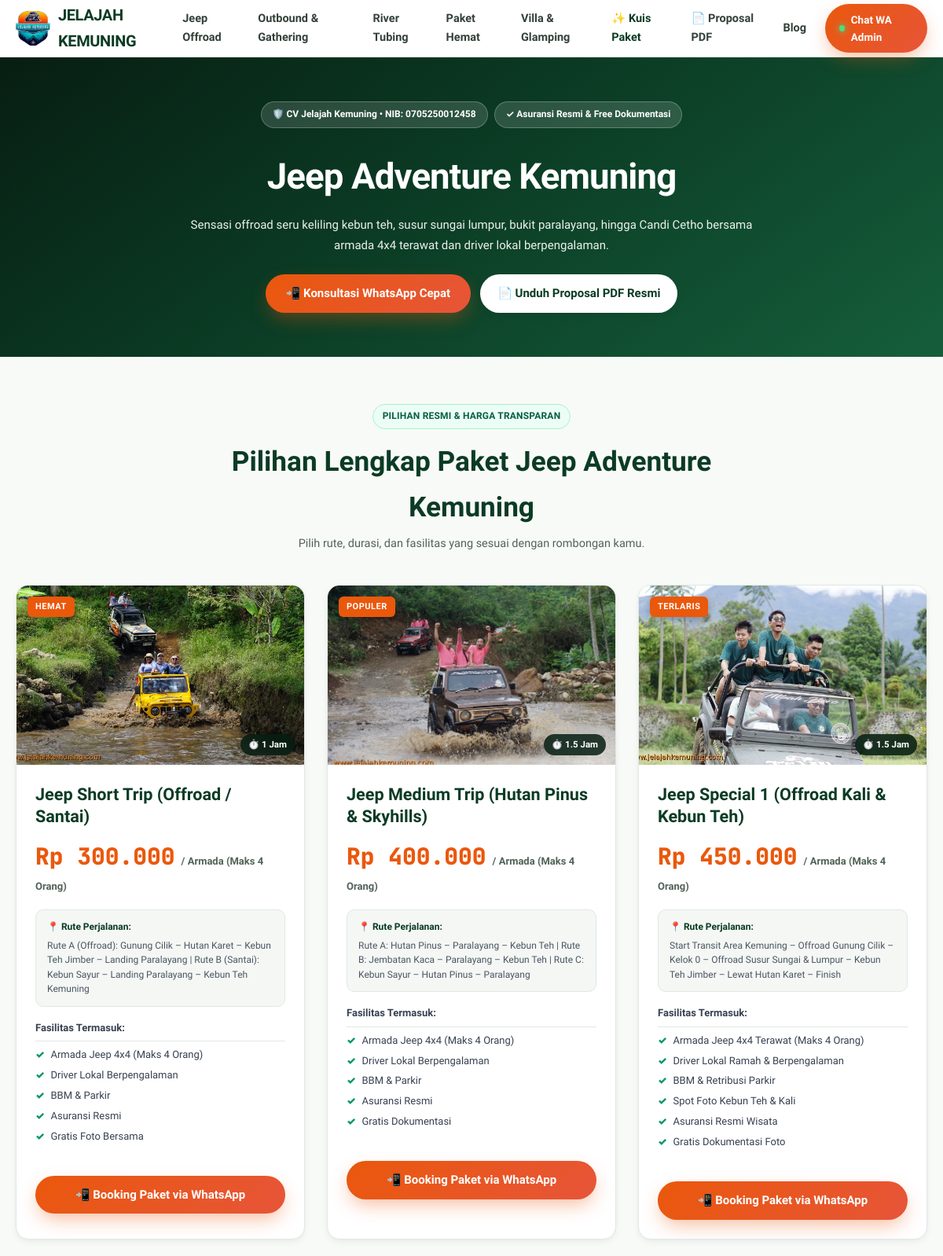
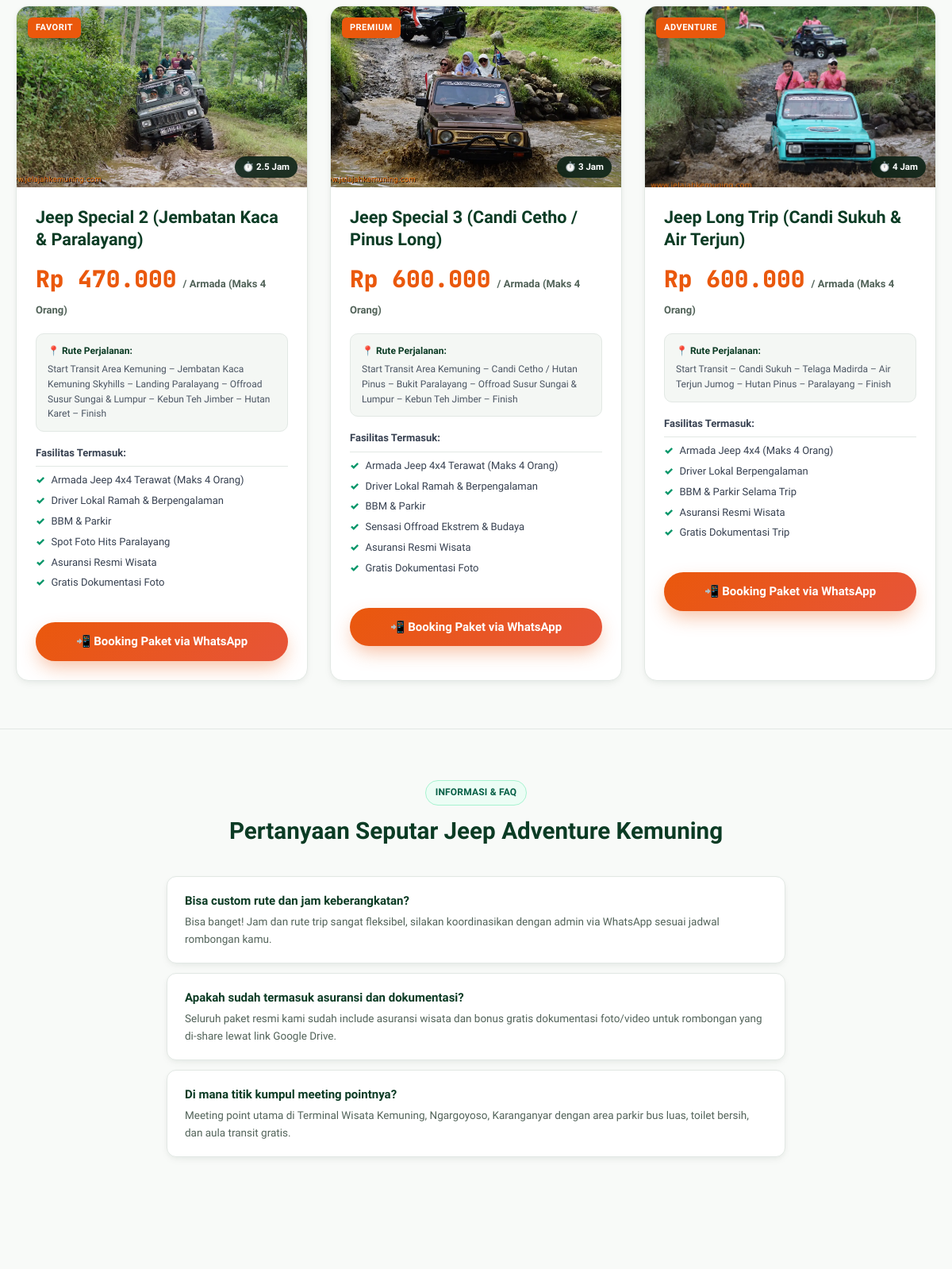
Page /jeep-adventure-kemuning/ (upper part) on the committed database (2 pictures, top to bottom).
### tables this page shows
CREATE TABLE IF NOT EXISTS settings (
    setting_key VARCHAR(100) PRIMARY KEY,
    setting_value TEXT NULL
);

CREATE TABLE IF NOT EXISTS categories (
    id INTEGER PRIMARY KEY AUTO_INCREMENT,
    name VARCHAR(100) NOT NULL,
    slug VARCHAR(100) NOT NULL UNIQUE,
    description TEXT NULL,
    icon VARCHAR(50) DEFAULT 'fas fa-map-marked-alt',
    created_at TIMESTAMP DEFAULT CURRENT_TIMESTAMP
);

CREATE TABLE IF NOT EXISTS packages (
    id INTEGER PRIMARY KEY AUTO_INCREMENT,
    category_id INTEGER NOT NULL,
    name VARCHAR(200) NOT NULL,
    slug VARCHAR(200) NOT NULL UNIQUE,
    price INTEGER NOT NULL DEFAULT 0,
    price_strike INTEGER DEFAULT 0,
    price_type VARCHAR(50) DEFAULT 'per_orang',
    min_participants INTEGER DEFAULT 1,
    duration VARCHAR(100) NULL,
    badge VARCHAR(50) NULL,
    summary TEXT NULL,
    inclusions TEXT NULL,
    exclusions TEXT NULL,
    itinerary TEXT NULL,
    thumbnail VARCHAR(255) NULL,
    is_active INTEGER DEFAULT 1,
    sort_order INTEGER DEFAULT 0,
    created_at TIMESTAMP DEFAULT CURRENT_TIMESTAMP
);

### app/Controllers/PackageController.php (called while the page is built, shortened)
<?php
class PackageController {
    public function getPackageData(string $slug): array {
        $db = Database::getInstance()->getConnection();
        $stmt = $db->prepare("SELECT * FROM categories WHERE slug = :s LIMIT 1");
        $stmt->execute([':s' => $slug]);
        $category = $stmt->fetch(PDO::FETCH_ASSOC);
        $stmt = $db->prepare("SELECT * FROM packages WHERE category_id = :cid AND is_active = 1 ORDER BY sort_order ASC, price ASC");
        $stmt->execute([':cid' => $category['id']]);
        $packages = $stmt->fetchAll(PDO::FETCH_ASSOC);
        return ['category' => $category, 'packages' => $packages];
    }
    public function parseInclusions(?string $inclusions): array {
        $lines = preg_split('/\r\n|\r|\n/', trim($inclusions));
        return array_values(array_filter(array_map('trim', $lines)));
    }
    public function showBySlug(string $slug): void {
        $data = $this->getPackageData($slug);
        $category = $data['category'];
        $packages = $data['packages'];
        require __DIR__ . '/../Views/layouts/header.php';
        require __DIR__ . '/../Views/package-detail.php';
        require __DIR__ . '/../Views/layouts/footer.php';
    }
}

### app/Helpers.php (called while the page is built, shortened)
<?php
class Helpers {
    public static function formatRupiah(int $amount): string {
        return 'Rp ' . number_format($amount, 0, ',', '.');
    }
    public static function getSetting(string $key, string $default = ''): string {
        try {
            $db = Database::getInstance()->getConnection();
            $stmt = $db->prepare("SELECT setting_value FROM settings WHERE setting_key = :k LIMIT 1");
            $stmt->execute([':k' => $key]);
            $val = $stmt->fetchColumn();
            return ($val !== false && $val !== null) ? (string)$val : $default;
        } catch (\Throwable $e) {
            return $default;
        }
    }
    public static function generateWaLink(string $package = '', string $details = ''): string {
        $phone = self::getSetting('no_wa_1', defined('DEFAULT_WA') ? DEFAULT_WA : '6281234567890');
        $text = "Halo Admin Jelajah Kemuning, saya mau konsultasi";
        if (!empty($package)) {
            $text .= " mengenai *$package*";
        }
        if (!empty($details)) {
            $text .= " ($details)";
        }
        $text .= ". Mohon info ketersediaan tanggal dan rincian lengkapnya. Terima kasih!";
        return "https://wa.me/" . preg_replace('/[^0-9]/', '', $phone) . "?text=" . urlencode($text);
    }
    public static function sanitize(string $input): string {
        return htmlspecialchars(trim($input), ENT_QUOTES, 'UTF-8');
    }
}

### app/Views/package-detail.php (the view, shortened to what this page needs)
<div class="hero-wrapper" style="padding:56px 0;">
    <div class="container" style="text-align:center;">
        <div style="display:inline-flex; align-items:center; gap:8px; margin-bottom:14px;">
            <span class="badge-glass">🛡️ CV Jelajah Kemuning • NIB: <?= Helpers::getSetting('nib', defined('CV_NIB') ? CV_NIB : '0705250012458') ?></span>
            <span class="badge-glass">✓ Asuransi Resmi & Free Dokumentasi</span>
        </div>
        <h1 style="font-size:clamp(2rem, 3.8vw, 3rem); font-weight:900; margin:10px 0 12px; letter-spacing:-0.02em;">
            <?= Helpers::sanitize($category['name']) ?>
        </h1>
        <p style="max-width:720px; margin:0 auto 24px; opacity:0.92; font-size:15px; line-height:1.7;">
            <?= Helpers::sanitize($category['description'] ?? 'Penyedia paket wisata resmi Karanganyar dengan rute terbaik dan fasilitas terlengkap.') ?>
        </p>
        <div style="display:flex; justify-content:center; gap:12px; flex-wrap:wrap;">
            <a href="<?= Helpers::generateWaLink($category['name']) ?>" class="btn-accent" style="font-size:15px; padding:12px 26px;">
                📲 Konsultasi WhatsApp Cepat
            </a>
            <a href="/proposal/" class="btn-white" style="font-size:15px; padding:12px 22px;">
                📄 Unduh Proposal PDF Resmi
            </a>
        </div>
    </div>
</div>
<div class="container" style="padding:60px 20px;">
    <div style="text-align:center; max-width:720px; margin:0 auto 40px;">
        <span class="badge-trust">PILIHAN RESMI & HARGA TRANSPARAN</span>
        <h2 style="font-size:2.2rem; font-weight:900; color:var(--color-primary); margin:12px 0 6px;">
            Pilihan Lengkap Paket <?= Helpers::sanitize($category['name']) ?>
        </h2>
        <p style="color:var(--text-muted); font-size:14.5px;">Pilih rute, durasi, dan fasilitas yang sesuai dengan rombongan kamu.</p>
    </div>
    <div class="packages-grid">
        <?php foreach ($packages as $pkg): ?>
        <div class="card-package">
            <div>
                <?php if (!empty($pkg['thumbnail'])): ?>
                <div class="card-thumb-wrap">
                    <img src="<?= htmlspecialchars($pkg['thumbnail']) ?>" alt="<?= Helpers::sanitize($pkg['name']) ?>" loading="lazy">
                    <?php if (!empty($pkg['badge'])): ?>
                    <span class="card-thumb-badge"><?= Helpers::sanitize($pkg['badge']) ?></span>
                    <?php endif; ?>
                    <?php if (!empty($pkg['duration'])): ?>
                    <span class="card-thumb-duration">⏱️ <?= Helpers::sanitize($pkg['duration']) ?></span>
                    <?php endif; ?>
                </div>
                <?php endif; ?>
                <div class="card-body">
                    <div>
                        <h3 class="card-title"><?= Helpers::sanitize($pkg['name']) ?></h3>
                        <div class="card-price-wrap">
                            <span class="card-price"><?= Helpers::formatRupiah($pkg['price']) ?></span>
                            <span class="card-price-unit">/ <?= $pkg['price_type'] === 'per_armada' ? 'Armada (Maks 4 Orang)' : 'Orang' ?></span>
                        </div>
                        <?php if (!empty($pkg['itinerary'])): ?>
                        <div class="itinerary-box">
                            <div class="itinerary-title">📍 Rute Perjalanan:</div>
                            <div class="itinerary-text"><?= nl2br(Helpers::sanitize($pkg['itinerary'])) ?></div>
                        </div>
                        <?php endif; ?>
                        <h4 style="font-size:13px; font-weight:800; color:#374151; margin:14px 0 8px; border-bottom:1px solid var(--border); padding-bottom:6px;">Fasilitas Termasuk:</h4>
                        <ul class="facility-list">
                            <?php
                            $incList = (new PackageController())->parseInclusions($pkg['inclusions'] ?? '');
                            if (empty($incList)): ?>
                                <li><span class="check">✓</span> Fasilitas lengkap standar CV Jelajah Kemuning.</li>
                            <?php else:
                                foreach ($incList as $inc): ?>
                                <li><span class="check">✓</span> <span><?= Helpers::sanitize($inc) ?></span></li>
                            <?php endforeach; endif; ?>
                        </ul>
                    </div>
                    <div style="margin-top:20px;">
                        <a href="<?= Helpers::generateWaLink($pkg['name'], Helpers::formatRupiah($pkg['price'])) ?>" class="btn-accent" style="width:100%; justify-content:center; font-size:15px;">
                            📲 Booking Paket via WhatsApp
                        </a>
                    </div>
                </div>
            </div>
        </div>
        <?php endforeach; ?>
    </div>
</div>
<div style="background:#F8FAF8; border-top:1px solid var(--border); padding:64px 0;">
    <div class="container" style="max-width:820px;">
        <div style="text-align:center; margin-bottom:32px;">
            <span class="badge-trust">INFORMASI & FAQ</span>
            <h3 style="font-size:1.85rem; font-weight:900; color:var(--color-primary); margin-top:8px;">
                Pertanyaan Seputar <?= Helpers::sanitize($category['name']) ?>
            </h3>
        </div>
        <div style="display:flex; flex-direction:column; gap:12px;">
            <div style="background:#fff; border:1px solid var(--border); border-radius:12px; padding:18px 22px; box-shadow:var(--shadow-low);">
                <div style="font-weight:800; color:var(--color-primary); font-size:15px; margin-bottom:4px;">Bisa custom rute dan jam keberangkatan?</div>
                <div style="font-size:13.5px; color:var(--text-muted); line-height:1.6;">Bisa banget! Jam dan rute trip sangat fleksibel, silakan koordinasikan dengan admin via WhatsApp sesuai jadwal rombongan kamu.</div>
            </div>
            <div style="background:#fff; border:1px solid var(--border); border-radius:12px; padding:18px 22px; box-shadow:var(--shadow-low);">
                <div style="font-weight:800; color:var(--color-primary); font-size:15px; margin-bottom:4px;">Apakah sudah termasuk asuransi dan dokumentasi?</div>
                <div style="font-size:13.5px; color:var(--text-muted); line-height:1.6;">Seluruh paket resmi kami sudah include asuransi wisata dan bonus gratis dokumentasi foto/video untuk rombongan yang di-share lewat link Google Drive.</div>
            </div>
            <div style="background:#fff; border:1px solid var(--border); border-radius:12px; padding:18px 22px; box-shadow:var(--shadow-low);">
                <div style="font-weight:800; color:var(--color-primary); font-size:15px; margin-bottom:4px;">Di mana titik kumpul meeting pointnya?</div>
                <div style="font-size:13.5px; color:var(--text-muted); line-height:1.6;">Meeting point utama di Terminal Wisata Kemuning, Ngargoyoso, Karanganyar dengan area parkir bus luas, toilet bersih, dan aula transit gratis.</div>
            </div>
        </div>
    </div>
</div>

### rows in the picture
settings: setting_value "0705250012458"
categories: name "Jeep Adventure Kemuning", description "Sensasi offroad seru keliling kebun teh, susur sungai lumpur, bukit paralayang, hingga Candi Cetho bersama armada 4x4 terawat dan driver lokal berpengalaman."
packages: thumbnail (picture), badge "HEMAT", duration "1 Jam", name "Jeep Short Trip (Offroad / Santai)", price "Rp 300.000", price_type "Armada (Maks 4 Orang)", itinerary "Rute A (Offroad): Gunung Cilik – Hutan Karet – Kebun Teh Jimber – Landing Paralayang | Rute B (Santai): Kebun Sayur – Landing Paralayang – Kebun Teh Kemuning", inclusions "Armada Jeep 4x4 (Maks 4 Orang)", inclusions "Driver Lokal Berpengalaman", inclusions "BBM & Parkir", inclusions "Asuransi Resmi", inclusions "Gratis Foto Bersama"
packages: thumbnail (picture), badge "POPULER", duration "1.5 Jam", name "Jeep Medium Trip (Hutan Pinus & Skyhills)", price "Rp 400.000", price_type "Armada (Maks 4 Orang)", itinerary "Rute A: Hutan Pinus – Paralayang – Kebun Teh | Rute B: Jembatan Kaca – Paralayang – Kebun Teh | Rute C: Kebun Sayur – Hutan Pinus – Paralayang", inclusions "Armada Jeep 4x4 (Maks 4 Orang)", inclusions "Driver Lokal Berpengalaman", inclusions "BBM & Parkir", inclusions "Asuransi Resmi", inclusions "Gratis Dokumentasi"
packages: thumbnail (picture), badge "TERLARIS", duration "1.5 Jam", name "Jeep Special 1 (Offroad Kali & Kebun Teh)", price "Rp 450.000", price_type "Armada (Maks 4 Orang)", itinerary "Start Transit Area Kemuning – Offroad Gunung Cilik – Kelok 0 – Offroad Susur Sungai & Lumpur – Kebun Teh Jimber – Lewat Hutan Karet – Finish", inclusions "Armada Jeep 4x4 Terawat (Maks 4 Orang)", inclusions "Driver Lokal Ramah & Berpengalaman", inclusions "BBM & Retribusi Parkir", inclusions "Spot Foto Kebun Teh & Kali", inclusions "Asuransi Resmi Wisata", inclusions "Gratis Dokumentasi Foto"
packages: thumbnail (picture), badge "FAVORIT", duration "2.5 Jam", name "Jeep Special 2 (Jembatan Kaca & Paralayang)", price "Rp 470.000", price_type "Armada (Maks 4 Orang)", itinerary "Start Transit Area Kemuning – Jembatan Kaca Kemuning Skyhills – Landing Paralayang – Offroad Susur Sungai & Lumpur – Kebun Teh Jimber – Hutan Karet – Finish", inclusions "Armada Jeep 4x4 Terawat (Maks 4 Orang)", inclusions "Driver Lokal Ramah & Berpengalaman", inclusions "BBM & Parkir", inclusions "Spot Foto Hits Paralayang", inclusions "Asuransi Resmi Wisata", inclusions "Gratis Dokumentasi Foto"
packages: thumbnail (picture), badge "PREMIUM", duration "3 Jam", name "Jeep Special 3 (Candi Cetho / Pinus Long)", price "Rp 600.000", price_type "Armada (Maks 4 Orang)", itinerary "Start Transit Area Kemuning – Candi Cetho / Hutan Pinus – Bukit Paralayang – Offroad Susur Sungai & Lumpur – Kebun Teh Jimber – Finish", inclusions "Armada Jeep 4x4 Terawat (Maks 4 Orang)", inclusions "Driver Lokal Ramah & Berpengalaman", inclusions "BBM & Parkir", inclusions "Sensasi Offroad Ekstrem & Budaya", inclusions "Asuransi Resmi Wisata", inclusions "Gratis Dokumentasi Foto"
packages: thumbnail (picture), badge "ADVENTURE", duration "4 Jam", name "Jeep Long Trip (Candi Sukuh & Air Terjun)", price "Rp 600.000", price_type "Armada (Maks 4 Orang)", itinerary "Start Transit – Candi Sukuh – Telaga Madirda – Air Terjun Jumog – Hutan Pinus – Paralayang – Finish", inclusions "Armada Jeep 4x4 (Maks 4 Orang)", inclusions "Driver Lokal Berpengalaman", inclusions "BBM & Parkir Selama Trip", inclusions "Asuransi Resmi Wisata", inclusions "Gratis Dokumentasi Trip"
